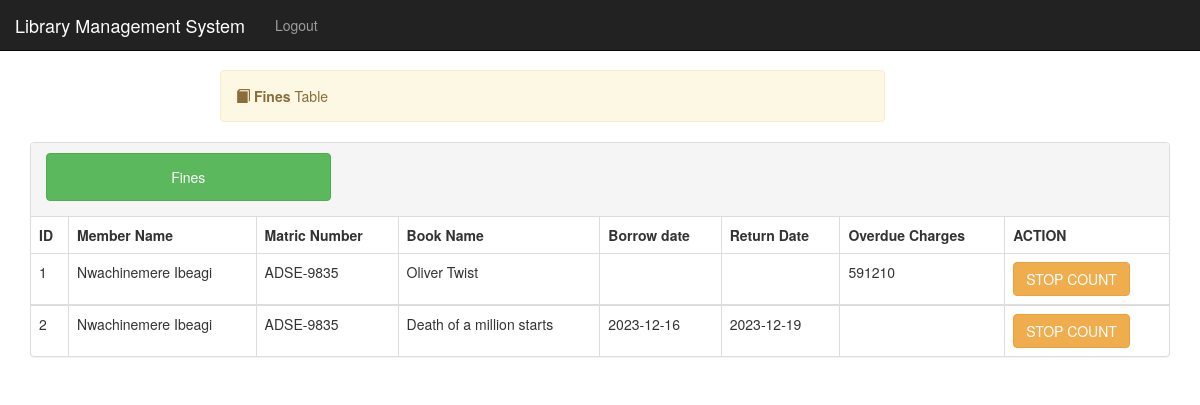
/fines.php, run on an earlier commit of the app's database.
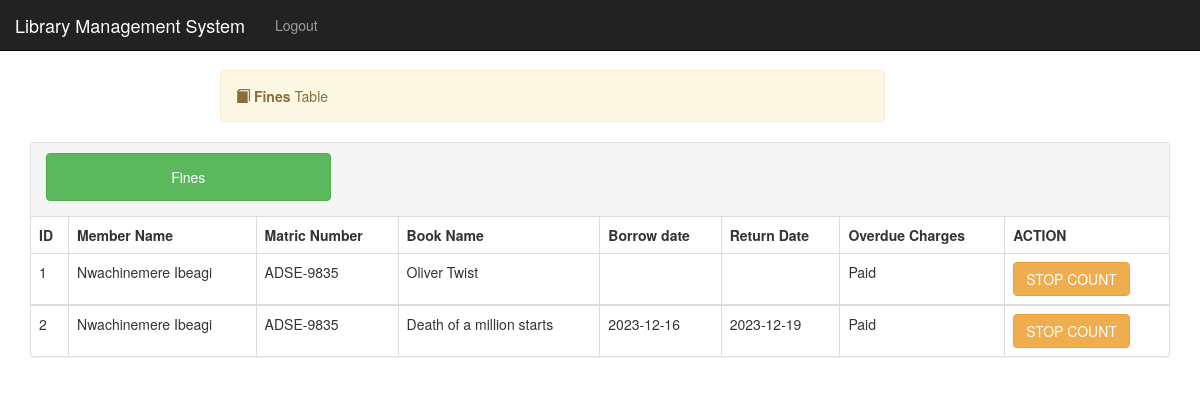
And on a later commit of the database.
### tables this page shows
CREATE TABLE `borrow` (
  `borrowId` int(11) NOT NULL,
  `memberName` varchar(255) NOT NULL,
  `matricNo` varchar(10) NOT NULL,
  `bookName` varchar(255) NOT NULL,
  `borrowDate` varchar(20) NOT NULL,
  `returnDate` varchar(20) NOT NULL,
  `bookId` int(2) DEFAULT NULL,
  `borrowStatus` int(2) NOT NULL,
  `fine` varchar(100) NOT NULL,
  `studentId` int(11) NOT NULL
);

### fines.php (the view, shortened to what this page needs)
<?php
require 'includes/db-inc.php';
 include "includes/header.php";
 ?>
<div class="container">
    <?php include "includes/nav.php"; ?>
	<div class="alert alert-warning col-lg-7 col-md-12 col-sm-12 col-xs-12 col-lg-offset-2 col-md-offset-0 col-sm-offset-1 col-xs-offset-0" style="margin-top:70px">
		<span class="glyphicon glyphicon-book"></span>
	    <strong>Fines</strong> Table
	</div>
	</div>
	<div class="container">
		<div class="panel panel-default">
		  <div class="panel-heading">
		  	<div class="row">
		  	  <a><button class="btn btn-success col-lg-3 col-md-4 col-sm-11 col-xs-11 button" style="margin-left: 15px;margin-bottom: 5px"> Fines</button></a>
			  <div class="col-lg-6 col-md-6 col-sm-12 col-xs-12 pull-right">
			  </div>
			</div>
		  </div>
		  <table class="table table-bordered">
		          <thead>
		               <tr>
		                  <th>ID</th>
		                  <th>Member Name</th>
		                  <th>Matric Number</th>
		                  <th>Book Name</th>
		                  <th>Borrow date</th>
		                  <th>Return Date</th>
		                  <th>Overdue Charges</th>
		                  <th>ACTION</th>
		                </tr>
		          </thead>
		           <?php
                  		$sql = "SELECT * FROM borrow";
                  		$query = mysqli_query($conn, $sql);
                  		while($row = mysqli_fetch_assoc($query)) {
                   ?>
		          <tbody>
		            <tr>
		             <td><?php echo $row['borrowId']; ?></td>
		             <td><?php echo $row['memberName']; ?></td>
		             <td><?php echo $row['matricNo']; ?></td>
		             <td><?php echo $row['bookName']; ?></td>
		             <td><?php echo $row['borrowDate']; ?></td>
		             <td><?php echo $row['returnDate']; ?></td>
		             <td><?php echo $row['fine']; ?></td>
		             <td><form action="fines.php" method="post">
                      <button class="btn btn-warning" name="del">STOP COUNT</button>
                     	</form>
		             </td>
		            </tr>
		            <?php } ?>
		         </tbody>
		   </table>
	  </div>
	</div>
</body>
</html>

### includes/header.php (shortened to what this page needs)
<!DOCTYPE html>
<html>
<head>
    <link rel="stylesheet" type="text/css" href="css/bootstrap.css">
    <link rel="stylesheet" type="text/css" href="font-awesome-4.7.0/css/font-awesome.css">
    <link rel="stylesheet" type="text/css" href="css/style.css">
    <link rel="stylesheet" type="text/css" href="flickity/flickity.css">
    <link rel="stylesheet" type="text/css" href="css/sweetalert.css">
</head>
<body>

### includes/nav.php (shortened to what this page needs)
<nav class="navbar navbar-inverse navbar-fixed-top">
    <div class="container-fluid">
        <div class="navbar-header">
            <a class="navbar-brand" href="#">Library Management System</a>
        </div>
        <div class="collapse navbar-collapse" id="bs-example">
            <ul class="nav navbar-nav">
            <ul class="nav navbar-nav navbar-right">
                <li><a href="logout.php">Logout</a></li>
            </ul>
        </div>
    </div>
</nav>

### css/style.css (style rules this page uses)
body { overflow-x: hidden; }
.alert { margin-top: 40px; }
.button { height: 48px }

What changed in the data, as far as the page shows it:
changed borrow "Oliver Twist": fine "591210" → "Paid"
changed borrow "Death of a million starts": fine (not shown) → "Paid"
